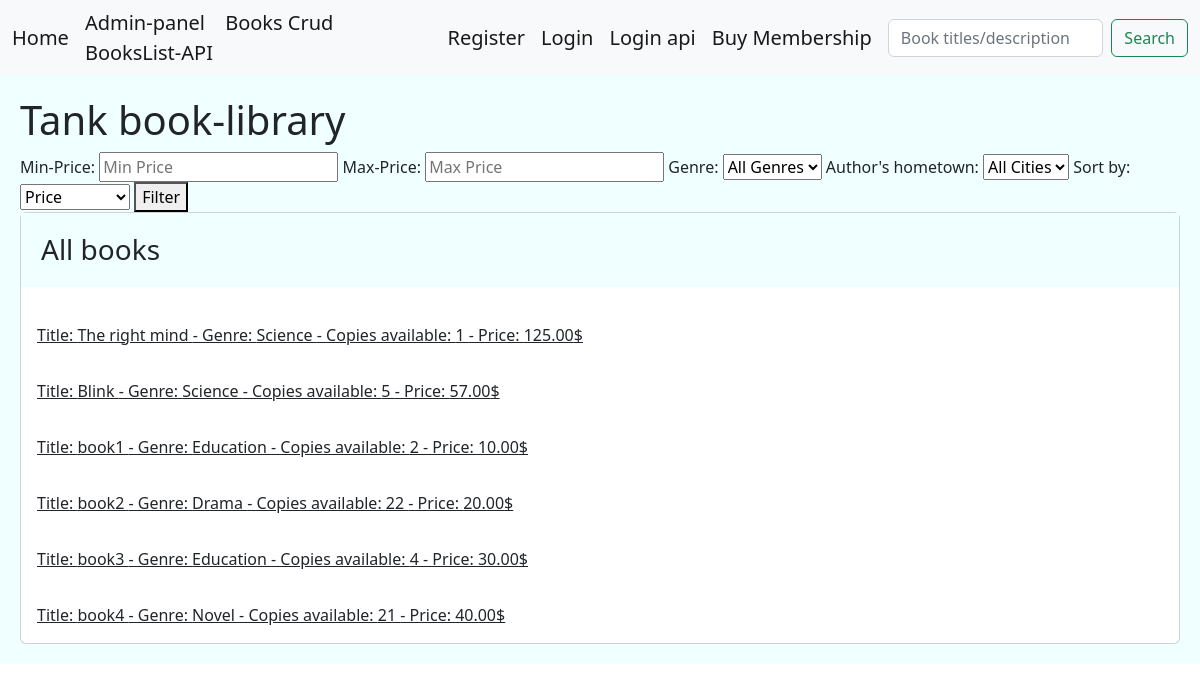
The app's page /, older data.
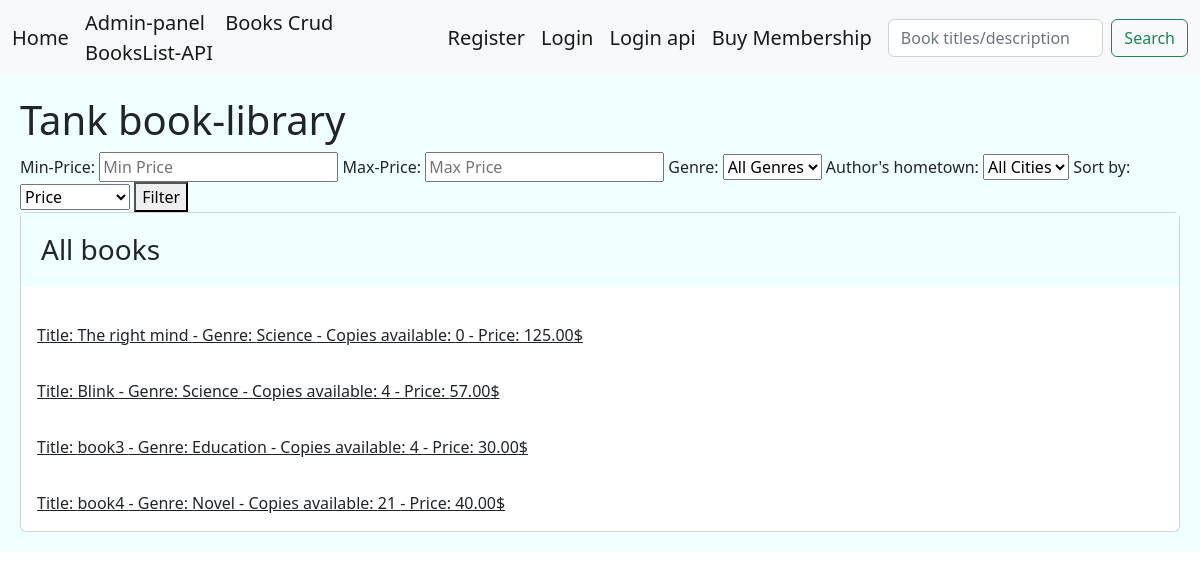
The same page, newer data.
### library/models.py (models this page shows, shortened)
class Books(models.Model):
    title = models.CharField(max_length=100)
    description = models.TextField(null=True)
    price = models.DecimalField(max_digits=6 , decimal_places=2, default=0.00)
    shabak = models.CharField(max_length=150,null=True)
    copies_available = models.PositiveIntegerField(default=4)
    genre = models.ForeignKey('Genre', on_delete=models.SET_NULL, null=True)
    author = models.ForeignKey('Author', on_delete=models.SET_NULL, null=True)

### library/views.py (the view)
# urls.py: path('',views.HomePage.as_view(), name='home'),
class HomePage(View):
    def get(self, request):
        min_price = request.GET.get('min_price')
        max_price = request.GET.get('max_price')
        genre_id = request.GET.get('genre_id')
        born_city = request.GET.get('born_city')
        Price = request.GET.get('price')
        books = Books.objects.values('title','genre__genre','author','price','id','copies_available')
        if born_city:
            books = books.filter(author__born_city=born_city)
        if min_price and max_price:
            books = books.filter(price__range=(min_price, max_price))
        if Price:
            books = books.order_by(Price)
        if genre_id:
            books = books.filter(genre__id=genre_id)
        return render(request, 'main.html', {'books': books})

### templates/main.html (shortened to what this page needs)
<!DOCTYPE html>
<html lang="en">
<head>
    <link href="https://cdn.jsdelivr.net/npm/bootstrap@5.2.0-beta1/dist/css/bootstrap.min.css" rel="stylesheet">
</head>
<body>
{% include 'include/navbar.html' %}
<div class="jumbotron">
    {% block content %} <H1> Tank book-library </H1>
    <form method="GET" action="{% url 'library:home' %}">
        <label for="min_price">Min-Price:</label>
        <input type="text" id="min_price" name="min_price" placeholder="Min Price">
        <label for="max_price">Max-Price:</label>
        <input type="text" id="max_price" name="max_price" placeholder="Max Price">
        <label for="genre_id">Genre:</label>
        <select name="genre_id">
          <option value="">All Genres</option>
        </select>
        <label for="born_city">Author's hometown:</label>
        <select name="born_city">
          <option value="">All Cities</option>
        </select>
        <label for="price">Sort by:</label>
        <select name="price">
          <option value="">Price</option>
        </select>
        <button type="submit">Filter</button>
      </form>
    <div class="card">
        <h3 class="card-title jumbotron">All books</h3>
        {% for i in books %}
        <a class="card-body" href="{% url 'library:borrow' i.id  %}" >Title: {{i.title}}
           - Genre: {{i.genre__genre}} - Copies available: {{i.copies_available}} - Price: {{i.price}}$</a>
        {% endfor %}
        {% endblock %}
</div>
</body>
</html>

### templates/include/navbar.html (shortened to what this page needs)
<nav class="navbar navbar-expand-lg bg-light">
    <div class="container-fluid">
      <a class="navbar-brand" href=" {% url 'library:home' %} ">Home</a>
      <div class="collapse navbar-collapse" id="navbarSupportedContent">
        <ul class="navbar-nav me-auto mb-2 mb-lg-0">
          <li class="nav-item">
            <a class="navbar-brand" aria-current="page" href="http://127.0.0.1:8000/admin">Admin-panel</a>
            <a class="navbar-brand" aria-current="page" href="{% url 'library:bcrud' 0 %}">Books Crud</a>
            <a class="navbar-brand" aria-current="page" href="{% url 'library:bookapi' %}">BooksList-API</a>
          </li>
        </ul>
      {% if not request.user.is_authenticated %}
        <a class="navbar-brand" href=" {% url 'account:user_register' %} ">Register</a>
        <a class="navbar-brand" href=" {% url 'account:User_Login' %} ">Login</a>
        <a class="navbar-brand" href=" {% url 'account:Login_API' %} ">Login api</a>
      {% endif %}
      <a class="navbar-brand" href=" {% url 'library:sub' %} ">Buy Membership</a>
      <form class="d-flex" role="search" method="GET" action="{% url 'library:search' %}">
        <input class="form-control me-2" type="search" placeholder="Book titles/description" aria-label="Search" name="search_input">
        <button class="btn btn-outline-success" type="submit">Search</button>
      </form>
      </div>
    </div>
  </nav>

### templates/main.html (style rules this page uses)
.jumbotron { padding: 20px; margin-bottom: 20px; background-color: azure; }

Row changes from the older to the newer data that the page shows:
removed Books: title "book1", genre__genre "Education", copies_available "2", price "10.00"
removed Books: title "book2", genre__genre "Drama", copies_available "22", price "20.00"
changed Books "The right mind": copies_available "1" → "0"
changed Books "Blink": copies_available "5" → "4"
